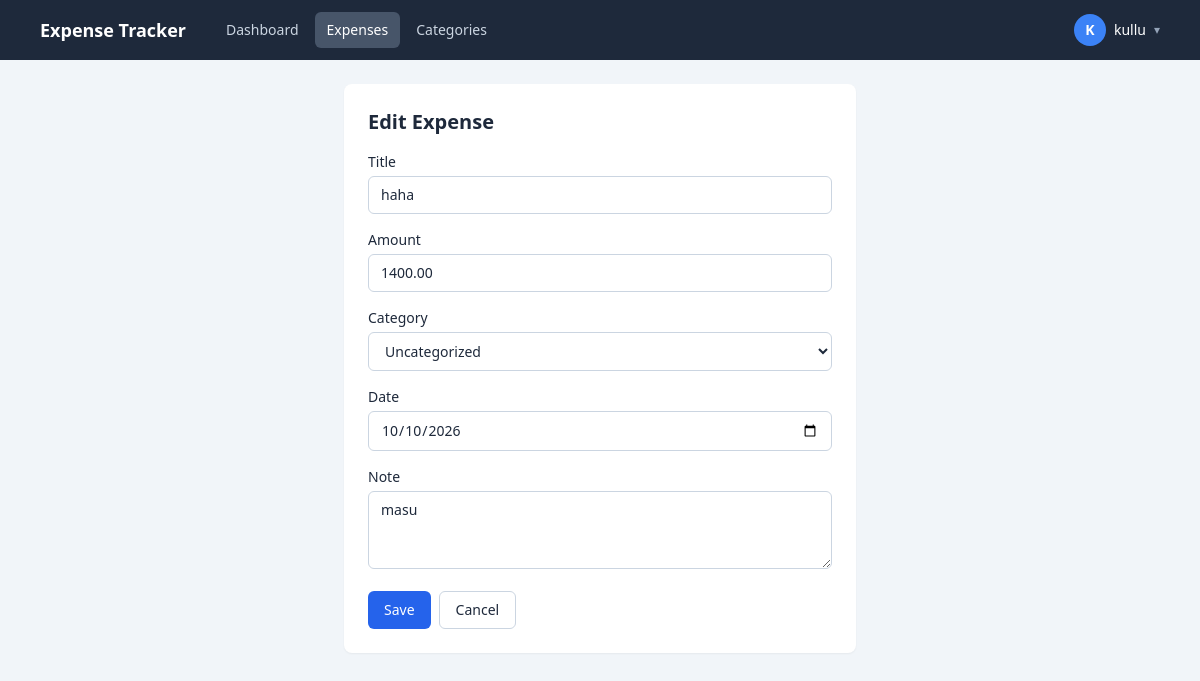
The page /expenses/26/edit/ (signed in) on the database its author committed.
### tracker/models.py (models this page shows, shortened)
class Expense(models.Model):
    user = models.ForeignKey(User, on_delete=models.CASCADE, related_name='expenses')
    title = models.CharField(max_length=120)
    amount = models.DecimalField(max_digits=10, decimal_places=2, validators=[MinValueValidator(0.01)])
    category = models.ForeignKey(Category, on_delete=models.SET_NULL, null=True, blank=True, related_name='expenses')
    date = models.DateField(default=timezone.localdate)
    note = models.TextField(blank=True)
    class Meta:
        ordering = ['-date', '-id']

### tracker/views.py (the view)
# urls.py: path('expenses/<int:pk>/edit/', views.expense_update, name='expense_update'),
@login_required
def expense_update(request, pk):
    expense = get_object_or_404(Expense, pk=pk, user=request.user)
    form = ExpenseForm(request.POST or None, instance=expense, user=request.user)
    if request.method == 'POST' and form.is_valid():
        form.save()
        messages.success(request, 'Expense updated.')
        return redirect('expense_list')
    return render(request, 'form_page.html', {'form': form, 'title': 'Edit Expense', 'back': 'expense_list'})

### tracker/forms.py
class ExpenseForm(TailwindMixin, forms.ModelForm):
    class Meta:
        model = Expense
        fields = ['title', 'amount', 'category', 'date', 'note']
        widgets = {
            'date': forms.DateInput(attrs={'type': 'date'}, format='%Y-%m-%d'),
            'note': forms.Textarea(attrs={'rows': 3}),
        }
    def __init__(self, *args, user=None, **kwargs):
        super().__init__(*args, **kwargs)
        self.fields['category'].queryset = Category.objects.filter(user=user)
        self.fields['category'].empty_label = 'Uncategorized'
        self._style()

### tracker/forms.py (called while the page is built)
    def _style(self):
        for field in self.fields.values():
            field.widget.attrs.setdefault('class', INPUT_CLASSES)

### tracker/models.py (called while the page is built)
    def __str__(self):
        return self.name

### templates/form_page.html (shortened to what this page needs)
{% extends 'base.html' %}
{% block content %}
<div class="max-w-lg mx-auto bg-white rounded-lg shadow-sm p-6">
  <h1 class="text-xl font-semibold mb-4">{{ title }}</h1>
  <form method="post">{% csrf_token %}
    {% include 'form_fields.html' %}
    <div class="flex gap-2">
      <button class="bg-blue-600 hover:bg-blue-700 text-white text-sm font-medium px-4 py-2 rounded-md">Save</button>
      <a href="{% url back %}" class="border border-slate-300 hover:bg-slate-50 text-sm px-4 py-2 rounded-md">Cancel</a>
    </div>
  </form>
</div>
{% endblock %}

### templates/base.html (shortened to what this page needs)
<!doctype html>
<html lang="en">
<head>
  <script src="https://cdn.tailwindcss.com"></script>
</head>
<body class="bg-slate-100 text-slate-800 min-h-screen">
<nav class="bg-slate-800 mb-6">
  <div class="max-w-6xl mx-auto px-4 py-3 flex flex-wrap items-center gap-3">
    <a href="{% url 'dashboard' %}" class="text-white font-semibold text-lg mr-4">Expense Tracker</a>
    {% if user.is_authenticated %}
    {% url 'dashboard' as dashboard_url %}
    <div class="flex flex-wrap items-center gap-1">
      <a href="{% url 'dashboard' %}" class="px-3 py-2 rounded-md text-sm {% if request.path == dashboard_url %}bg-slate-600 text-white{% else %}text-slate-300 hover:bg-slate-700 hover:text-white{% endif %}">Dashboard</a>
      <a href="{% url 'expense_list' %}" class="px-3 py-2 rounded-md text-sm {% if '/expenses/' in request.path %}bg-slate-600 text-white{% else %}text-slate-300 hover:bg-slate-700 hover:text-white{% endif %}">Expenses</a>
      <a href="{% url 'category_list' %}" class="px-3 py-2 rounded-md text-sm {% if '/categories/' in request.path %}bg-slate-600 text-white{% else %}text-slate-300 hover:bg-slate-700 hover:text-white{% endif %}">Categories</a>
    </div>
    <div class="ml-auto flex items-center gap-4">
      <details class="relative">
        <summary class="flex items-center gap-2 cursor-pointer list-none text-white text-sm">
          <span class="w-8 h-8 rounded-full bg-blue-500 flex items-center justify-center font-semibold">{{ user.username|first|upper }}</span>
          <span>{{ user.username }}</span>
          <span class="text-slate-400 text-xs">&#9662;</span>
        </summary>
      </details>
    </div>
    {% endif %}
  </div>
</nav>
<main class="max-w-6xl mx-auto px-4 pb-10">
  {% block content %}{% endblock %}
</main>
</body>
</html>

### templates/form_fields.html (shortened to what this page needs)
{% for field in form %}
<div class="mb-4">
  <label class="block text-sm font-medium mb-1" for="{{ field.id_for_label }}">{{ field.label }}</label>
  {{ field }}
</div>
{% endfor %}

### rows shown on the page
Expense: form "haha" "1400.00" "Uncategorized" "10/10/2026" "masu"

### other values the page prints
{{ user.username|first|upper }} "K"
{{ user.username }} "kullu"
{{ title }} "Edit Expense"
{{ field.label }} "Title" "Amount" "Category" "Date" "Note"
